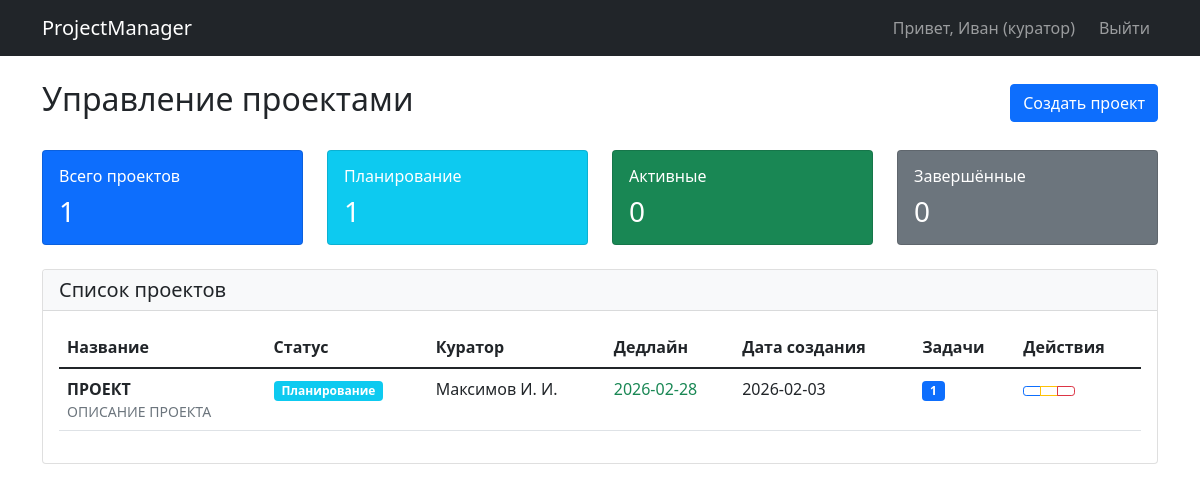
Screenshot of /projects (signed in) with the database file from the repository.
### tables this page shows
CREATE TABLE users (
                        id INTEGER PRIMARY KEY AUTOINCREMENT,
                        username VARCHAR(50) NOT NULL,
                        surname VARCHAR(50) NOT NULL,
                        patronymic VARCHAR(50),
                        email VARCHAR(100) NOT NULL UNIQUE,
                        password_hash VARCHAR(255) NOT NULL,
                        role VARCHAR(10) CHECK(role IN ('куратор', 'курсант')) NOT NULL,
                        registration_date DATETIME DEFAULT CURRENT_TIMESTAMP,
                        academic_group VARCHAR(50)
                    );

CREATE TABLE projects (
                        id INTEGER PRIMARY KEY AUTOINCREMENT,
                        title VARCHAR(255) NOT NULL,
                        description TEXT,
                        curator_id INTEGER NOT NULL,
                        status VARCHAR(20) CHECK(status IN ('планирование', 'активен', 'завершён')) NOT NULL,
                        deadline DATE,
                        created_at DATETIME DEFAULT CURRENT_TIMESTAMP,
                        FOREIGN KEY (curator_id) REFERENCES users(id) ON DELETE CASCADE
                    );

### app.py (the view)
@app.route('/projects')
@login_required
def projects():
    db = DatabaseManager()
    """Страница управления проектами"""
    user_id = session.get('user_id')
    user_role = session.get('role')
    try:
        if user_role == 'куратор':
            projects_list = db.get_all_projects()
        else:
            projects_list = db.get_projects_by_cadet(user_id)
        print(projects_list)
        return render_template('projects.html',
                               projects=projects_list,
                               now=datetime.now())
    except Exception as e:
        flash(f'Ошибка при загрузке проектов: {str(e)}', 'error')
        return redirect(url_for('curator_dashboard' if user_role == 'куратор' else 'cadet_dashboard'))

### app.py (called while the page is built)
def login_required(f):
    @wraps(f)
    def decorated_function(*args, **kwargs):
        if 'user_id' not in session:
            flash('Для доступа к этой странице необходимо войти в систему', 'error')
            return redirect(url_for('login'))
        return f(*args, **kwargs)
    return decorated_function

### sql_active.py (called while the page is built)
    def create_connection(self):
        return sqlite3.connect(self.db_path)

    def get_all_projects(self):
        with self.create_connection() as conn:
            conn.row_factory = sqlite3.Row
            cursor = conn.cursor()
            cursor.execute("""
                SELECT p.*, u.surname as curator_surname, u.username as curator_name, u.patronymic as curator_patr,
                       (SELECT COUNT(*) FROM tasks WHERE project_id = p.id) as task_count
                FROM projects p
                JOIN users u ON p.curator_id = u.id
                ORDER BY p.created_at DESC
            """)
            return [dict(row) for row in cursor.fetchall()]

### templates/projects.html (shortened to what this page needs)
{% extends "base.html" %}
{% block content %}
<div class="d-flex justify-content-between align-items-center mb-4">
    <h2>
         Управление проектами
    </h2>
    <a href="{{ url_for('create_project') }}" class="btn btn-primary">
         Создать проект
    </a>
</div>
<div class="row mb-4">
    <div class="col-md-3">
        <div class="card bg-primary text-white">
            <div class="card-body">
                <div class="d-flex justify-content-between align-items-center">
                    <div>
                        <h6 class="card-title">Всего проектов</h6>
                        <h3 class="mb-0">{{ projects|length }}</h3>
                    </div>
                </div>
            </div>
        </div>
    </div>
    <div class="col-md-3">
        <div class="card bg-info text-white">
            <div class="card-body">
                <div class="d-flex justify-content-between align-items-center">
                    <div>
                        <h6 class="card-title">Планирование</h6>
                        <h3 class="mb-0">{{ projects|selectattr('status', 'equalto', 'планирование')|list|length }}</h3>
                    </div>
                </div>
            </div>
        </div>
    </div>
    <div class="col-md-3">
        <div class="card bg-success text-white">
            <div class="card-body">
                <div class="d-flex justify-content-between align-items-center">
                    <div>
                        <h6 class="card-title">Активные</h6>
                        <h3 class="mb-0">{{ projects|selectattr('status', 'equalto', 'активен')|list|length }}</h3>
                    </div>
                </div>
            </div>
        </div>
    </div>
    <div class="col-md-3">
        <div class="card bg-secondary text-white">
            <div class="card-body">
                <div class="d-flex justify-content-between align-items-center">
                    <div>
                        <h6 class="card-title">Завершённые</h6>
                        <h3 class="mb-0">{{ projects|selectattr('status', 'equalto', 'завершён')|list|length }}</h3>
                    </div>
                </div>
            </div>
        </div>
    </div>
</div>
<div class="card">
    <div class="card-header bg-light">
        <h5 class="mb-0">Список проектов</h5>
    </div>
    <div class="card-body">
        {% if projects %}
        <div class="table-responsive">
            <table class="table table-hover">
                <thead>
                    <tr>
                        <th>Название</th>
                        <th>Статус</th>
                        <th>Куратор</th>
                        <th>Дедлайн</th>
                        <th>Дата создания</th>
                        <th>Задачи</th>
                        <th>Действия</th>
                    </tr>
                </thead>
                <tbody>
                    {% for project in projects %}
                    <tr>
                        <td>
                            <strong>{{ project.title }}</strong>
                            {% if project.description %}
                            <p class="text-muted small mb-0">{{ project.description[:100] }}{% if project.description|length > 100 %}...{% endif %}</p>
                            {% endif %}
                        </td>
                        <td>
                            {% if project.status == 'планирование' %}
                            <span class="badge bg-info">Планирование</span>
                            {% elif project.status == 'активен' %}
                            <span class="badge bg-success">Активен</span>
                            {% else %}
                            <span class="badge bg-secondary">Завершён</span>
                            {% endif %}
                        </td>
                        <td>{{ project.curator_surname }} {{ project.curator_name[0] }}. {{ project.curator_patr[0] }}.</td>
                        <td>
                            {% if project.deadline %}
                                {% if project.status != 'завершён' %}
                                    {% set deadline_date = project.deadline.split('-') %}
                                    {% set days_left = (deadline_date[2]|int - now.day) + (deadline_date[1]|int - now.month)*30 + (deadline_date[0]|int - now.year)*365 %}
                                    {% if days_left < 0 %}
                                        <span class="text-danger">
                                            <i class="bi bi-exclamation-triangle"></i> {{ project.deadline }}
                                        </span>
                                    {% elif days_left <= 7 %}
                                        <span class="text-warning">
                                            <i class="bi bi-clock"></i> {{ project.deadline }}
                                        </span>
                                    {% else %}
                                        <span class="text-success">{{ project.deadline }}</span>
                                    {% endif %}
                                {% else %}
                                    <span class="text-muted">{{ project.deadline }}</span>
                                {% endif %}
                            {% else %}
                                <span class="text-muted">Не установлен</span>
                            {% endif %}
                        </td>
                        <td>{{ project.created_at[:10] }}</td>
                        <td>
                            <span class="badge bg-primary">{{ project.task_count or 0 }}</span>
                        </td>
                        <td>
                            <div class="btn-group btn-group-sm">
                                <a href="{{ url_for('view_project', project_id=project.id) }}"
                                   class="btn btn-outline-primary" title="Просмотр">
                                </a>
                                <a href="{{ url_for('edit_project', project_id=project.id) }}"
                                   class="btn btn-outline-warning" title="Редактировать">
                                </a>
                                <a href="{{ url_for('delete_project', project_id=project.id) }}"
                                   class="btn btn-outline-danger"
                                   onclick="return confirmDelete('Вы уверены, что хотите удалить проект \"{{ project.title }}\"?\n\nЭто действие нельзя отменить!')"
                                   title="Удалить">
                                </a>
                            </div>
                        </td>
                    </tr>
                    {% endfor %}
                </tbody>
            </table>
        </div>
        {% endif %}
    </div>
</div>
{% endblock %}

### templates/base.html (shortened to what this page needs)
<!DOCTYPE html>
<html lang="ru">
<head>
    <link href="https://cdn.jsdelivr.net/npm/bootstrap@5.1.3/dist/css/bootstrap.min.css" rel="stylesheet">
</head>
<body>
    <nav class="navbar navbar-expand-lg navbar-dark bg-dark">
        <div class="container">
            <a class="navbar-brand" href="{{ url_for('index') }}">ProjectManager</a>
            <div class="navbar-nav ms-auto">
                {% if session.user_id %}
                    <span class="navbar-text me-3">Привет, {{ session.username }} ({{ session.role }})</span>
                    <a class="nav-link" href="{{ url_for('logout') }}">Выйти</a>
                {% else %}
                    <a class="nav-link" href="{{ url_for('login') }}">Вход</a>
                    <a class="nav-link" href="{{ url_for('register') }}">Регистрация</a>
                {% endif %}
            </div>
        </div>
    </nav>
    <div class="container mt-4">
        {% block content %}{% endblock %}
    </div>
</body>
</html>

### rows the page displays
users: username "Иван", role "куратор"
projects: title "ПРОЕКТ", description "ОПИСАНИЕ ПРОЕКТА", status "Планирование", curator_surname "Максимов", username "И", patronymic "И", deadline "2026-02-28", created_at "2026-02-03", task_count "1"

### other values shown
{{ projects|length }} "1"
{{ projects|selectattr('status', 'equalto', 'планирование')|list|length }} "1"
{{ projects|selectattr('status', 'equalto', 'активен')|list|length }} "0"
{{ projects|selectattr('status', 'equalto', 'завершён')|list|length }} "0"
